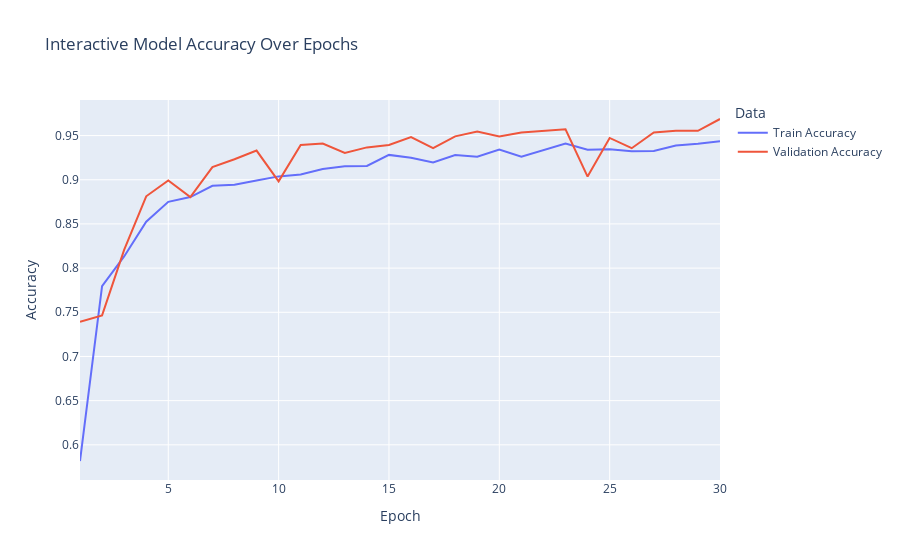
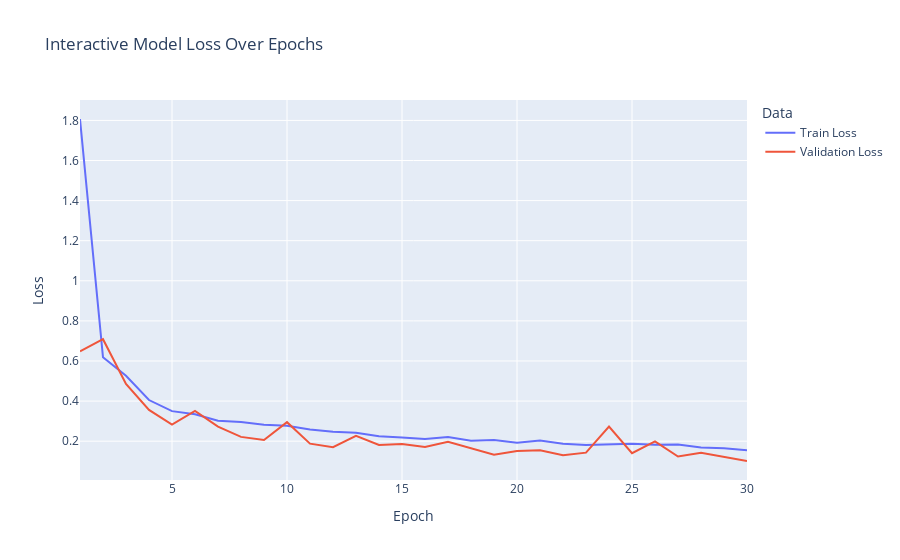

Write notebook code for charts like these, in order.
### Code cell
import plotly.graph_objects as go

# Create an interactive line plot for model accuracy (Train vs Test)
fig_accuracy = go.Figure()

# Add the training accuracy line
fig_accuracy.add_trace(go.Scatter(x=list(range(1, len(history.history['accuracy']) + 1)),
                                  y=history.history['accuracy'],
                                  mode='lines',
                                  name='Train Accuracy'))

# Add the validation accuracy line
fig_accuracy.add_trace(go.Scatter(x=list(range(1, len(history.history['val_accuracy']) + 1)),
                                  y=history.history['val_accuracy'],
                                  mode='lines',
                                  name='Validation Accuracy'))

# Update layout of the plot
fig_accuracy.update_layout(title='Interactive Model Accuracy Over Epochs',
                           xaxis_title='Epoch',
                           yaxis_title='Accuracy',
                           legend_title='Data')

# Show the interactive accuracy plot
fig_accuracy.show()

# Create an interactive line plot for model loss (Train vs Test)
fig_loss = go.Figure()

# Add the training loss line
fig_loss.add_trace(go.Scatter(x=list(range(1, len(history.history['loss']) + 1)),
                              y=history.history['loss'],
                              mode='lines',
                              name='Train Loss'))

# Add the validation loss line
fig_loss.add_trace(go.Scatter(x=list(range(1, len(history.history['val_loss']) + 1)),
                              y=history.history['val_loss'],
                              mode='lines',
                              name='Validation Loss'))

# Update layout of the plot
fig_loss.update_layout(title='Interactive Model Loss Over Epochs',
                       xaxis_title='Epoch',
                       yaxis_title='Loss',
                       legend_title='Data')

# Show the interactive loss plot
fig_loss.show()

### Figure 1 — Plotly figure (JSON) as saved in the notebook; plotly's stock layout.template omitted (floating-point values rounded to 4 significant figures)
{"data": [{"mode": "lines", "name": "Train Accuracy", "type": "scatter", "x": [1, 2, 3, 4, 5, 6, 7, 8, 9, 10, 11, 12, 13, 14, 15, 16, 17, 18, 19, 20, 21, 22, 23, 24, 25, 26, 27, 28, 29, 30], "y": [0.5817, 0.7797, 0.8132, 0.8525, 0.875, 0.8804, 0.8931, 0.8944, 0.8991, 0.9038, 0.906, 0.9121, 0.9152, 0.9156, 0.9281, 0.925, 0.9196, 0.9279, 0.9261, 0.9342, 0.9261, 0.9337, 0.9408, 0.9339, 0.9346, 0.9321, 0.9326, 0.9388, 0.9406, 0.9435]}, {"mode": "lines", "name": "Validation Accuracy", "type": "scatter", "x": [1, 2, 3, 4, 5, 6, 7, 8, 9, 10, 11, 12, 13, 14, 15, 16, 17, 18, 19, 20, 21, 22, 23, 24, 25, 26, 27, 28, 29, 30], "y": [0.7393, 0.7464, 0.8205, 0.8813, 0.8991, 0.8804, 0.9143, 0.9232, 0.933, 0.8982, 0.9393, 0.9411, 0.9304, 0.9366, 0.9393, 0.9482, 0.9357, 0.9491, 0.9545, 0.9491, 0.9536, 0.9554, 0.9571, 0.9036, 0.9473, 0.9357, 0.9536, 0.9554, 0.9554, 0.9688]}], "layout": {"legend": {"title": {"text": "Data"}}, "title": {"text": "Interactive Model Accuracy Over Epochs"}, "xaxis": {"title": {"text": "Epoch"}}, "yaxis": {"title": {"text": "Accuracy"}}}}

### Figure 2 — Plotly figure (JSON) as saved in the notebook; plotly's stock layout.template omitted (floating-point values rounded to 4 significant figures)
{"data": [{"mode": "lines", "name": "Train Loss", "type": "scatter", "x": [1, 2, 3, 4, 5, 6, 7, 8, 9, 10, 11, 12, 13, 14, 15, 16, 17, 18, 19, 20, 21, 22, 23, 24, 25, 26, 27, 28, 29, 30], "y": [1.807, 0.6184, 0.5266, 0.4052, 0.3499, 0.3339, 0.302, 0.2954, 0.2825, 0.2771, 0.2584, 0.2474, 0.2416, 0.2249, 0.2179, 0.2111, 0.2204, 0.2026, 0.2063, 0.1917, 0.2037, 0.1869, 0.1807, 0.1843, 0.1868, 0.1828, 0.1837, 0.168, 0.1645, 0.1551]}, {"mode": "lines", "name": "Validation Loss", "type": "scatter", "x": [1, 2, 3, 4, 5, 6, 7, 8, 9, 10, 11, 12, 13, 14, 15, 16, 17, 18, 19, 20, 21, 22, 23, 24, 25, 26, 27, 28, 29, 30], "y": [0.6486, 0.7087, 0.486, 0.356, 0.2823, 0.3507, 0.2727, 0.2215, 0.2057, 0.295, 0.1877, 0.1701, 0.2267, 0.1813, 0.1862, 0.1709, 0.1975, 0.1641, 0.1324, 0.1513, 0.1548, 0.1303, 0.1428, 0.2731, 0.1401, 0.1985, 0.1235, 0.142, 0.1232, 0.1011]}], "layout": {"legend": {"title": {"text": "Data"}}, "title": {"text": "Interactive Model Loss Over Epochs"}, "xaxis": {"title": {"text": "Epoch"}}, "yaxis": {"title": {"text": "Loss"}}}}
